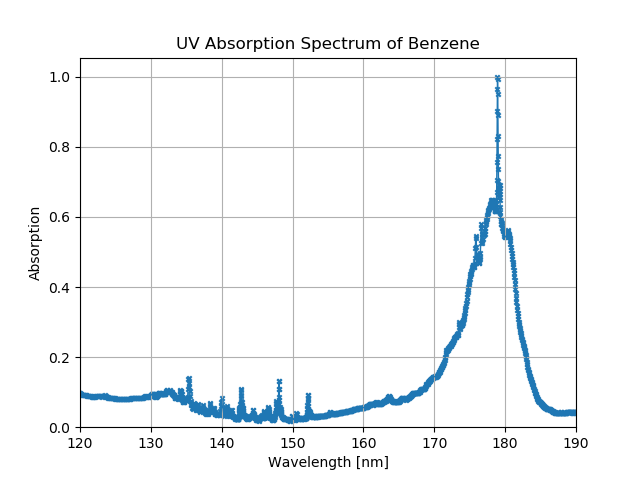

Source code (Python):
import numpy as np
import scipy as sp
import matplotlib.pyplot as plt

plt.close('all')
#JDP load data from files - note the square brackets at the end. This tells 
#JDP python to load the wavelengths from column one of the file and the absorption
#JDP data from column two.
wavelengths = np.loadtxt('benzene_UV_spectrum.txt')[:,0]
absorptions = np.loadtxt('benzene_UV_spectrum.txt')[:,1]
#JDP Just normalising the absorptions as the values are tiny otherwise
absorptions = absorptions/np.max(absorptions)

#JDP plotting things - note the kwarg 's' in scatter for the marker size.
plt.figure()
plt.scatter(wavelengths, absorptions, marker='x', s=10)
plt.plot(wavelengths, absorptions, linewidth=1)
plt.xlim(120,190)
plt.ylim(0,)
plt.xlabel('Wavelength [nm]')
plt.ylabel('Absorption')
plt.title('UV Absorption Spectrum of Benzene')
plt.grid('on')
plt.savefig('ex_2_q_1.png')